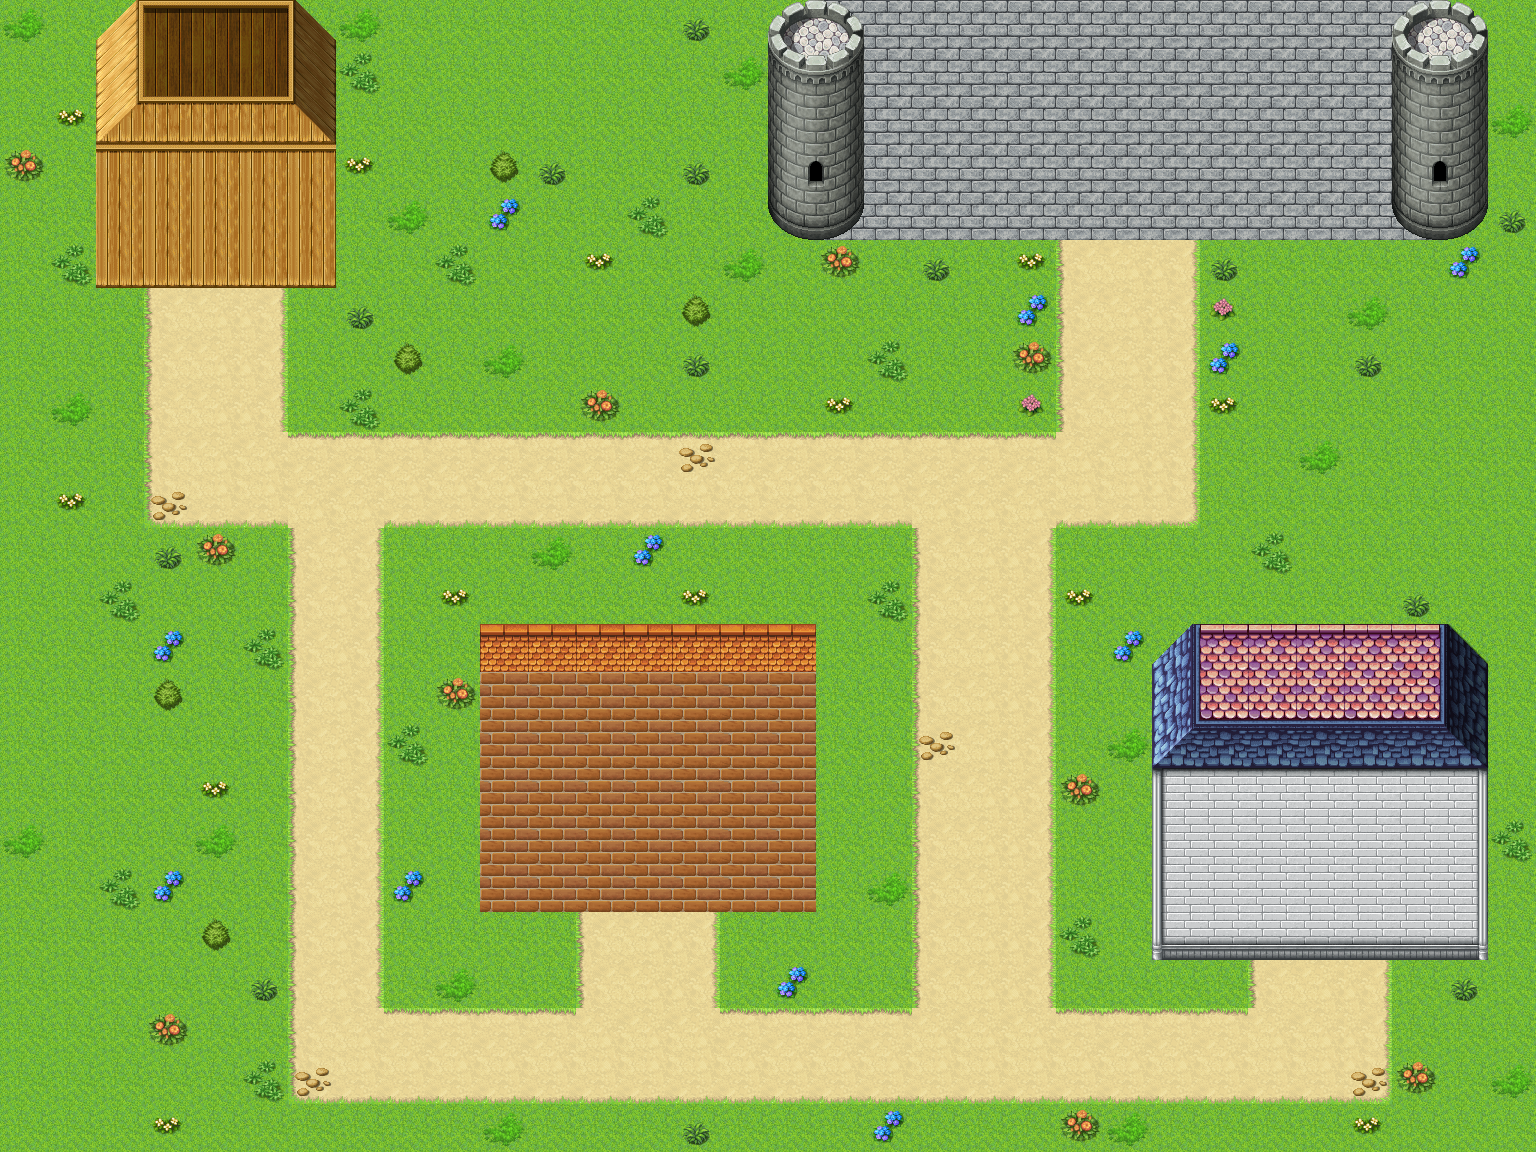

This game map was drawn from its Tiled (.tmx) file and the tilesets committed beside it. A one-line description and the trimmed map source follow:
An orthogonal 32x24 tile map with 48x48 px tiles, 2 tile layers (background, decoration), 8 tilesets and 364 objects (6x player_spawn, 4x level_trigger, 4x npc_spawn).

<map version="1.10" tiledversion="1.12.2" orientation="orthogonal" renderorder="right-down" width="32" height="24" tilewidth="48" tileheight="48" infinite="0" nextlayerid="10" nextobjectid="513">
 <properties>
  <property name="level_type" value="outdoor" />
 </properties>
 <tileset firstgid="1" source="tilesets/Outside_A2.tsx" />
 <tileset firstgid="225" source="tilesets/Outside_C.tsx" />
 <tileset firstgid="481" source="tilesets/Outside_A5.tsx" />
 <tileset firstgid="609" source="tilesets/Outside_A3.tsx" />
 <tileset firstgid="801" source="tilesets/Outside_A4.tsx" />
 <tileset firstgid="1073" source="tilesets/Outside_B.tsx" />
 <tileset firstgid="1329" source="tilesets/Inside_B.tsx" />
 <tileset firstgid="1585" source="tilesets/Outside_A1.tsx" />
 <layer id="1" name="background" width="32" height="24">
  <data>[768 cells, 768 non-empty, 23 distinct tile ids]</data>
 </layer>
 <layer id="2" name="decoration" width="32" height="24">
  <data>[768 cells, 150 non-empty, 39 distinct tile ids]</data>
 </layer>
 <objectgroup id="7" name="collision">
  <object id="122" x="252" y="275" width="48" height="25" />
  <object id="123" x="91" y="836" width="34" height="17" />
  <object id="124" x="703" y="140" width="35" height="17" />
  <object id="125" x="788" y="430" width="8" height="25" />
  <object id="126" x="774" y="433" width="36" height="11" />
  <object id="128" x="1432" y="557" width="15" height="16" />
  <object id="129" x="1439" y="549" width="14" height="18" />
  <object id="130" x="1450" y="541" width="13" height="18" />
  <object id="131" x="1457" y="535" width="13" height="15" />
  <object id="132" x="1455" y="551" width="19" height="8" />
  <object id="133" x="-48" y="0" width="48" height="1152" />
  <object id="134" x="0" y="-48" width="1536" height="48" />
  <object id="135" x="1536" y="0" width="48" height="1152" />
  <object id="136" x="0" y="1152" width="1536" height="48" />
  <object id="140" x="96" y="144" width="96" height="144" />
  <object id="141" x="192" y="144" width="48" height="132" />
  <object id="142" x="240" y="144" width="96" height="144" />
  <object id="143" x="96" y="36" width="240" height="108" />
  <object id="144" x="120" y="12" width="192" height="24" />
  <object id="146" x="816" y="0" width="288" height="240" />
  <object id="147" x="1152" y="0" width="288" height="240" />
  <object id="148" x="1104" y="0" width="48" height="144" />
  <object id="151" x="768" y="24" width="48" height="180" />
  <object id="152" x="780" y="12" width="36" height="12" />
  <object id="153" x="780" y="204" width="36" height="24" />
  <object id="157" x="1440" y="24" width="48" height="180" />
  <object id="158" x="1440" y="12" width="36" height="12" />
  <object id="161" x="1440" y="204" width="36" height="24" />
  <object id="163" x="480" y="672" width="144" height="240" />
  <object id="164" x="624" y="672" width="48" height="228" />
  <object id="165" x="672" y="672" width="144" height="240" />
  <object id="166" x="480" y="648" width="336" height="24" />
  <object id="167" x="1152" y="768" width="144" height="192" />
  <object id="168" x="1296" y="768" width="48" height="180" />
  <object id="169" x="1344" y="768" width="144" height="192" />
  <object id="170" x="1152" y="660" width="336" height="108" />
  <object id="172" x="1164" y="648" width="312" height="12" />
  <object id="173" x="0" y="960" width="96" height="192" />
  <object id="174" x="96" y="1140" width="12" height="12" />
  <object id="175" x="96" y="1092" width="48" height="48" />
  <object id="176" x="96" y="1080" width="36" height="12" />
  <object id="177" x="96" y="1044" width="12" height="12" />
  <object id="178" x="96" y="996" width="48" height="48" />
  <object id="179" x="96" y="984" width="36" height="12" />
  <object id="180" x="0" y="948" width="96" height="12" />
  <object id="181" x="12" y="936" width="72" height="12" />
  <object id="184" x="60" y="792" width="24" height="24" />
  <object id="185" x="108" y="792" width="24" height="24" />
  <object id="186" x="12" y="696" width="24" height="24" />
  <object id="187" x="48" y="744" width="96" height="48" />
  <object id="188" x="48" y="648" width="48" height="96" />
  <object id="189" x="0" y="600" width="48" height="96" />
  <object id="190" x="3" y="742" width="42" height="22" />
  <object id="191" x="1500" y="504" width="24" height="24" />
  <object id="192" x="1452" y="456" width="24" height="24" />
  <object id="193" x="1440" y="360" width="48" height="96" />
  <object id="194" x="1488" y="312" width="48" height="192" />
  <object id="195" x="492" y="132" width="24" height="12" />
  <object id="196" x="588" y="132" width="24" height="12" />
  <object id="197" x="636" y="84" width="24" height="12" />
  <object id="198" x="444" y="84" width="24" height="12" />
  <object id="199" x="408" y="48" width="288" height="12" />
  <object id="200" x="420" y="60" width="264" height="12" />
  <object id="201" x="432" y="72" width="240" height="12" />
  <object id="202" x="456" y="96" width="192" height="12" />
  <object id="206" x="468" y="108" width="72" height="12" />
  <object id="207" x="480" y="120" width="48" height="12" />
  <object id="208" x="564" y="108" width="72" height="12" />
  <object id="209" x="576" y="120" width="48" height="12" />
  <object id="210" x="468" y="84" width="168" height="12" />
  <object id="212" x="413" y="36" width="278" height="12" />
  <object id="213" x="420" y="24" width="264" height="12" />
  <object id="214" x="432" y="12" width="240" height="12" />
  <object id="215" x="444" y="0" width="216" height="12" />
  <object id="217" x="398" y="106" width="42" height="22" />
  <object id="218" x="423" y="130" width="42" height="22" />
  <object id="219" x="638" y="130" width="42" height="22" />
  <object id="220" x="663" y="106" width="42" height="22" />
  <object id="221" x="1491" y="551" width="42" height="22" />
  <object id="222" x="1443" y="503" width="42" height="22" />
 </objectgroup>
 <objectgroup id="8" name="triggers">
  <object id="223" name="level_trigger" x="192" y="216" width="48" height="72">
   <properties>
    <property name="level" value="inn" />
   </properties>
  </object>
  <object id="224" name="level_trigger" x="1104" y="168" width="48" height="72">
   <properties>
    <property name="level" value="castle" />
   </properties>
  </object>
  <object id="225" name="level_trigger" x="624" y="840" width="48" height="72">
   <properties>
    <property name="level" value="house_marquis" />
   </properties>
  </object>
  <object id="226" name="level_trigger" x="1296" y="888" width="48" height="72">
   <properties>
    <property name="level" value="house_mage" />
   </properties>
  </object>
  <object id="227" name="player_spawn" x="192" y="240" width="48" height="72">
   <properties>
    <property name="level" value="inn" />
   </properties>
  </object>
  <object id="228" name="player_spawn" x="624" y="864" width="48" height="72">
   <properties>
    <property name="level" value="house_marquis" />
   </properties>
  </object>
  <object id="229" name="player_spawn" x="1104" y="192" width="48" height="72">
   <properties>
    <property name="level" value="castle" />
   </properties>
  </object>
  <object id="230" name="player_spawn" x="1296" y="912" width="48" height="72">
   <properties>
    <property name="level" value="house_mage" />
   </properties>
  </object>
  <object id="231" name="player_spawn" x="576" y="430" width="48" height="72">
   <properties>
    <property name="level" value="unknown" />
   </properties>
  </object>
  </objectgroup>
 <objectgroup id="3" name="renderables">
  <!-- 120 objects omitted --></objectgroup>
 <objectgroup id="9" name="lights">
  <!-- 150 objects omitted --></objectgroup>
</map>
<!-- 275 of 364 objects omitted -->
